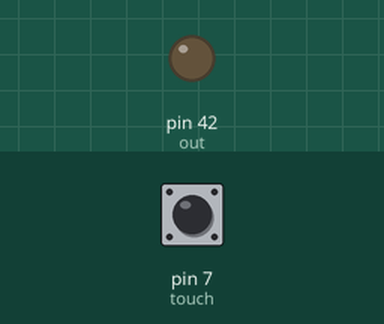
A sketch run on a simulated Arduino Mega 2560, built with avr-gcc and run on an emulated ATmega2560. Shown: output pins drawn as LEDs (lit = HIGH). The test bench sets the inputs (shaded band); at power-on: pin 7 (touch) LOW.

Above: at 1.2 s.
1.3 s: pin 7 (touch) pulled HIGH for 0.15 s
At 2.2 s:
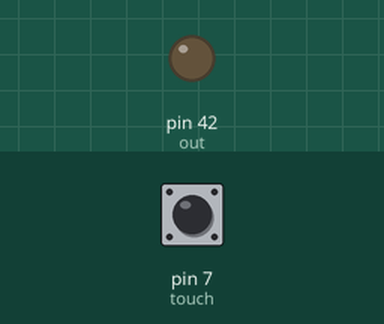
3.0 s: pin 7 (touch) pulled HIGH for 1 s
At 3.6 s:
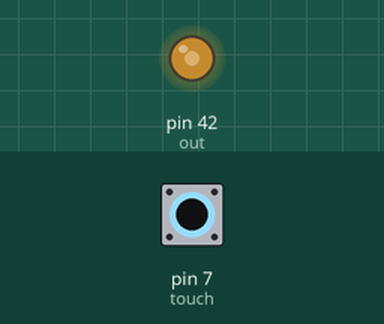
At 4.3 s:
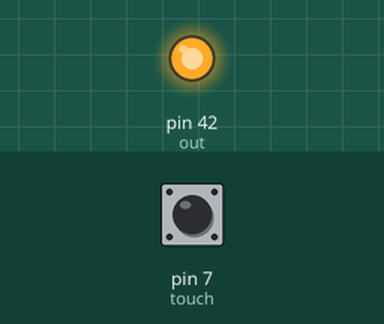
Timing chart, 0 to 6.0 s (numbered marks = the images above; inputs shaded):
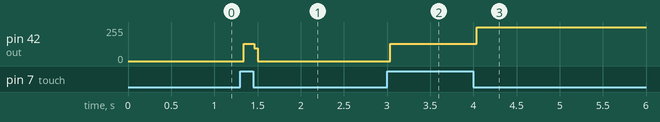

The sketch:

Touch.ino
```cpp
int touch = 7;
int out = 42;
int count = 0;

void setup() {
  // put your setup code here, to run once:
  pinMode(touch, INPUT);
  pinMode(out, OUTPUT);
}

void loop() {
  // put your main code here, to run repeatedly:
  int data = digitalRead(touch);

  Serial.println(data);

  if (data == 1) {
    if (count == 0) {
      digitalWrite(out, HIGH);
      count = 1;
    } else if (count == 1) {
      digitalWrite(out, LOW);
      count = 0;
    }
    // Delay to avoid rapid multiple detections during one touch

  }
}
```

Measured:
- after the input at 1.3 s, pin 42 (out): 0/255 → 128/255 at once, → 0/255 0.12 s later
- after the input at 3.0 s, pin 42 (out): 0/255 → 128/255 at once, → 255/255 1.0 s later
